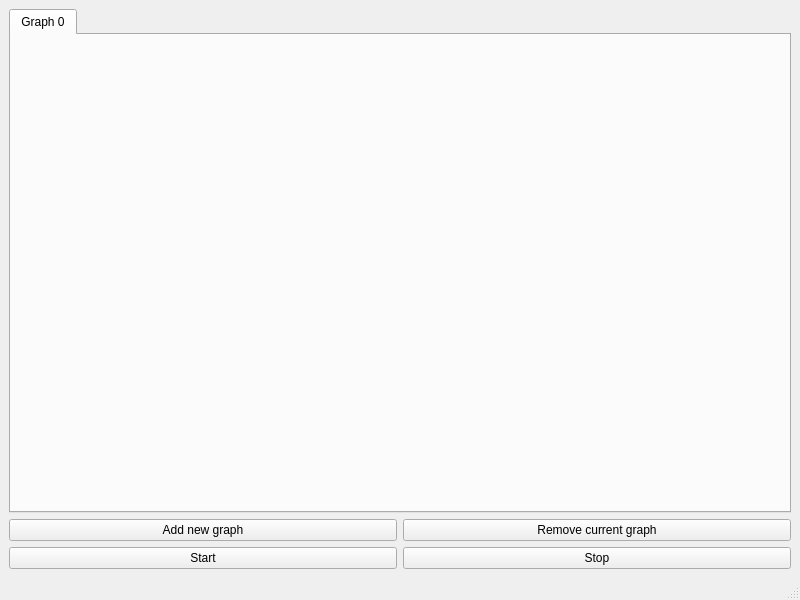
<?xml version="1.0" encoding="UTF-8"?>
<ui version="4.0">
 <class>MainWindow</class>
 <widget class="QMainWindow" name="MainWindow">
  <property name="geometry">
   <rect>
    <x>0</x>
    <y>0</y>
    <width>800</width>
    <height>600</height>
   </rect>
  </property>
  <property name="windowTitle">
   <string>MainWindow</string>
  </property>
  <widget class="QWidget" name="centralwidget">
   <layout class="QGridLayout" name="gridLayout">
    <item row="1" column="0">
     <widget class="QPushButton" name="m_addGraphButton">
      <property name="text">
       <string>Add new graph</string>
      </property>
     </widget>
    </item>
    <item row="2" column="1">
     <widget class="QPushButton" name="m_stopButton">
      <property name="text">
       <string>Stop</string>
      </property>
     </widget>
    </item>
    <item row="2" column="0">
     <widget class="QPushButton" name="m_startButton">
      <property name="text">
       <string>Start</string>
      </property>
     </widget>
    </item>
    <item row="1" column="1">
     <widget class="QPushButton" name="m_removeGraphButton">
      <property name="text">
       <string>Remove current graph</string>
      </property>
     </widget>
    </item>
    <item row="0" column="0" colspan="2">
     <widget class="QTabWidget" name="tabWidget">
      <property name="currentIndex">
       <number>0</number>
      </property>
      <widget class="QWidget" name="m_graphTab">
       <attribute name="title">
        <string>Graph 0</string>
       </attribute>
       <layout class="QGridLayout" name="gridLayout_3"/>
      </widget>
     </widget>
    </item>
   </layout>
  </widget>
  <widget class="QMenuBar" name="menubar">
   <property name="geometry">
    <rect>
     <x>0</x>
     <y>0</y>
     <width>800</width>
     <height>22</height>
    </rect>
   </property>
  </widget>
  <widget class="QStatusBar" name="statusbar"/>
 </widget>
 <resources/>
 <connections/>
</ui>
